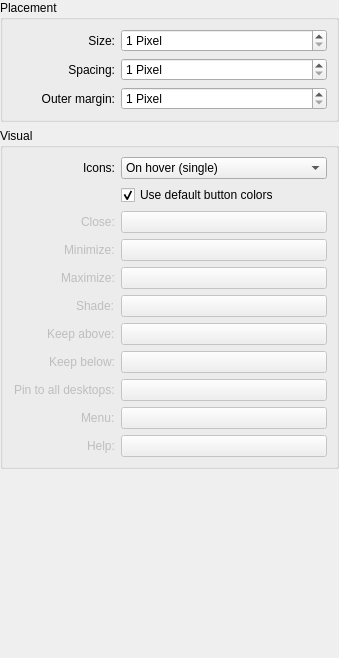
         <widget class="QWidget" name="scrollAreaWidgetContents_2">
          <property name="geometry">
           <rect>
            <x>0</x>
            <y>0</y>
            <width>339</width>
            <height>658</height>
           </rect>
          </property>
          <layout class="QGridLayout" name="gridLayout_13">
           <property name="leftMargin">
            <number>0</number>
           </property>
           <property name="topMargin">
            <number>0</number>
           </property>
           <property name="rightMargin">
            <number>0</number>
           </property>
           <property name="bottomMargin">
            <number>0</number>
           </property>
           <item row="0" column="0">
            <widget class="QGroupBox" name="buttonsBox">
             <property name="title">
              <string>Placement</string>
             </property>
             <layout class="QGridLayout" name="gridLayout_7">
              <item row="0" column="0">
               <widget class="QLabel" name="labelButtonSize">
                <property name="sizePolicy">
                 <sizepolicy hsizetype="Preferred" vsizetype="Preferred">
                  <horstretch>1</horstretch>
                  <verstretch>0</verstretch>
                 </sizepolicy>
                </property>
                <property name="text">
                 <string>Size:</string>
                </property>
                <property name="alignment">
                 <set>Qt::AlignmentFlag::AlignRight|Qt::AlignmentFlag::AlignTrailing|Qt::AlignmentFlag::AlignVCenter</set>
                </property>
               </widget>
              </item>
              <item row="0" column="2">
               <widget class="QSpinBox" name="buttonSizeSpin">
                <property name="sizePolicy">
                 <sizepolicy hsizetype="Minimum" vsizetype="Fixed">
                  <horstretch>2</horstretch>
                  <verstretch>0</verstretch>
                 </sizepolicy>
                </property>
                <property name="suffix">
                 <string> Pixel</string>
                </property>
                <property name="minimum">
                 <number>1</number>
                </property>
                <property name="maximum">
                 <number>36</number>
                </property>
               </widget>
              </item>
              <item row="2" column="0">
               <widget class="QLabel" name="labelButtonSpacing">
                <property name="sizePolicy">
                 <sizepolicy hsizetype="Preferred" vsizetype="Preferred">
                  <horstretch>1</horstretch>
                  <verstretch>0</verstretch>
                 </sizepolicy>
                </property>
                <property name="text">
                 <string>Spacing:</string>
                </property>
                <property name="alignment">
                 <set>Qt::AlignmentFlag::AlignRight|Qt::AlignmentFlag::AlignTrailing|Qt::AlignmentFlag::AlignVCenter</set>
                </property>
               </widget>
              </item>
              <item row="4" column="0">
               <widget class="QLabel" name="labelButtonMargin">
                <property name="sizePolicy">
                 <sizepolicy hsizetype="Preferred" vsizetype="Preferred">
                  <horstretch>1</horstretch>
                  <verstretch>0</verstretch>
                 </sizepolicy>
                </property>
                <property name="text">
                 <string>Outer margin:</string>
                </property>
                <property name="alignment">
                 <set>Qt::AlignmentFlag::AlignRight|Qt::AlignmentFlag::AlignTrailing|Qt::AlignmentFlag::AlignVCenter</set>
                </property>
               </widget>
              </item>
              <item row="2" column="2">
               <widget class="QSpinBox" name="buttonSpacingSpin">
                <property name="suffix">
                 <string> Pixel</string>
                </property>
                <property name="minimum">
                 <number>1</number>
                </property>
                <property name="maximum">
                 <number>36</number>
                </property>
               </widget>
              </item>
              <item row="4" column="2">
               <widget class="QSpinBox" name="buttonMarginSpin">
                <property name="suffix">
                 <string> Pixel</string>
                </property>
                <property name="minimum">
                 <number>1</number>
                </property>
                <property name="maximum">
                 <number>36</number>
                </property>
               </widget>
              </item>
             </layout>
            </widget>
           </item>
           <item row="1" column="0">
            <widget class="QGroupBox" name="groupBox">
             <property name="title">
              <string>Visual</string>
             </property>
             <layout class="QGridLayout" name="gridLayout_11">
              <item row="9" column="0" alignment="Qt::AlignmentFlag::AlignRight">
               <widget class="QLabel" name="labelCustomPin">
                <property name="enabled">
                 <bool>false</bool>
                </property>
                <property name="text">
                 <string>Pin to all desktops:</string>
                </property>
               </widget>
              </item>
              <item row="0" column="0" alignment="Qt::AlignmentFlag::AlignRight">
               <widget class="QLabel" name="label_4">
                <property name="sizePolicy">
                 <sizepolicy hsizetype="Preferred" vsizetype="Preferred">
                  <horstretch>1</horstretch>
                  <verstretch>0</verstretch>
                 </sizepolicy>
                </property>
                <property name="text">
                 <string>Icons:</string>
                </property>
                <property name="alignment">
                 <set>Qt::AlignmentFlag::AlignRight|Qt::AlignmentFlag::AlignTrailing|Qt::AlignmentFlag::AlignVCenter</set>
                </property>
               </widget>
              </item>
              <item row="9" column="1">
               <widget class="KColorButton" name="customPinColor">
                <property name="enabled">
                 <bool>false</bool>
                </property>
                <property name="color">
                 <color>
                  <red>79</red>
                  <green>186</green>
                  <blue>244</blue>
                 </color>
                </property>
                <property name="defaultColor">
                 <color>
                  <red>79</red>
                  <green>186</green>
                  <blue>244</blue>
                 </color>
                </property>
               </widget>
              </item>
              <item row="5" column="1">
               <widget class="KColorButton" name="customMaxColor">
                <property name="enabled">
                 <bool>false</bool>
                </property>
                <property name="sizePolicy">
                 <sizepolicy hsizetype="Minimum" vsizetype="Fixed">
                  <horstretch>2</horstretch>
                  <verstretch>0</verstretch>
                 </sizepolicy>
                </property>
                <property name="color">
                 <color>
                  <red>19</red>
                  <green>209</green>
                  <blue>61</blue>
                 </color>
                </property>
                <property name="defaultColor">
                 <color>
                  <red>19</red>
                  <green>209</green>
                  <blue>61</blue>
                 </color>
                </property>
               </widget>
              </item>
              <item row="6" column="0" alignment="Qt::AlignmentFlag::AlignRight">
               <widget class="QLabel" name="labelCustomShade">
                <property name="enabled">
                 <bool>false</bool>
                </property>
                <property name="text">
                 <string>Shade:</string>
                </property>
               </widget>
              </item>
              <item row="7" column="0" alignment="Qt::AlignmentFlag::AlignRight">
               <widget class="QLabel" name="labelCustomAbove">
                <property name="enabled">
                 <bool>false</bool>
                </property>
                <property name="text">
                 <string>Keep above:</string>
                </property>
               </widget>
              </item>
              <item row="3" column="1">
               <widget class="KColorButton" name="customCloseColor">
                <property name="enabled">
                 <bool>false</bool>
                </property>
                <property name="sizePolicy">
                 <sizepolicy hsizetype="Minimum" vsizetype="Fixed">
                  <horstretch>2</horstretch>
                  <verstretch>0</verstretch>
                 </sizepolicy>
                </property>
                <property name="color">
                 <color>
                  <red>242</red>
                  <green>80</green>
                  <blue>86</blue>
                 </color>
                </property>
                <property name="defaultColor">
                 <color>
                  <red>242</red>
                  <green>80</green>
                  <blue>86</blue>
                 </color>
                </property>
               </widget>
              </item>
              <item row="5" column="0" alignment="Qt::AlignmentFlag::AlignRight">
               <widget class="QLabel" name="labelCustomMax">
                <property name="enabled">
                 <bool>false</bool>
                </property>
                <property name="sizePolicy">
                 <sizepolicy hsizetype="Preferred" vsizetype="Preferred">
                  <horstretch>1</horstretch>
                  <verstretch>0</verstretch>
                 </sizepolicy>
                </property>
                <property name="text">
                 <string>Maximize:</string>
                </property>
               </widget>
              </item>
              <item row="3" column="0" alignment="Qt::AlignmentFlag::AlignRight">
               <widget class="QLabel" name="labelCustomClose">
                <property name="enabled">
                 <bool>false</bool>
                </property>
                <property name="sizePolicy">
                 <sizepolicy hsizetype="Preferred" vsizetype="Preferred">
                  <horstretch>1</horstretch>
                  <verstretch>0</verstretch>
                 </sizepolicy>
                </property>
                <property name="text">
                 <string>Close:</string>
                </property>
               </widget>
              </item>
              <item row="4" column="1">
               <widget class="KColorButton" name="customMinColor">
                <property name="enabled">
                 <bool>false</bool>
                </property>
                <property name="sizePolicy">
                 <sizepolicy hsizetype="Minimum" vsizetype="Fixed">
                  <horstretch>2</horstretch>
                  <verstretch>0</verstretch>
                 </sizepolicy>
                </property>
                <property name="color">
                 <color>
                  <red>252</red>
                  <green>190</green>
                  <blue>7</blue>
                 </color>
                </property>
                <property name="defaultColor">
                 <color>
                  <red>252</red>
                  <green>190</green>
                  <blue>7</blue>
                 </color>
                </property>
               </widget>
              </item>
              <item row="8" column="1">
               <widget class="KColorButton" name="customBelowColor">
                <property name="enabled">
                 <bool>false</bool>
                </property>
                <property name="color">
                 <color>
                  <red>79</red>
                  <green>186</green>
                  <blue>244</blue>
                 </color>
                </property>
                <property name="defaultColor">
                 <color>
                  <red>79</red>
                  <green>186</green>
                  <blue>244</blue>
                 </color>
                </property>
               </widget>
              </item>
              <item row="7" column="1">
               <widget class="KColorButton" name="customAboveColor">
                <property name="enabled">
                 <bool>false</bool>
                </property>
                <property name="color">
                 <color>
                  <red>79</red>
                  <green>186</green>
                  <blue>244</blue>
                 </color>
                </property>
                <property name="defaultColor">
                 <color>
                  <red>79</red>
                  <green>186</green>
                  <blue>244</blue>
                 </color>
                </property>
               </widget>
              </item>
              <item row="1" column="1">
               <widget class="QCheckBox" name="buttonCustomColor">
                <property name="sizePolicy">
                 <sizepolicy hsizetype="Minimum" vsizetype="Fixed">
                  <horstretch>0</horstretch>
                  <verstretch>0</verstretch>
                 </sizepolicy>
                </property>
                <property name="text">
                 <string>Use default button colors</string>
                </property>
                <property name="checked">
                 <bool>true</bool>
                </property>
               </widget>
              </item>
              <item row="0" column="1">
               <widget class="QComboBox" name="buttonIconsBox">
                <property name="sizePolicy">
                 <sizepolicy hsizetype="Preferred" vsizetype="Fixed">
                  <horstretch>2</horstretch>
                  <verstretch>0</verstretch>
                 </sizepolicy>
                </property>
                <item>
                 <property name="text">
                  <string>On hover (single)</string>
                 </property>
                </item>
                <item>
                 <property name="text">
                  <string>On hover (unison)</string>
                 </property>
                </item>
                <item>
                 <property name="text">
                  <string>Always</string>
                 </property>
                </item>
                <item>
                 <property name="text">
                  <string>Only</string>
                 </property>
                </item>
                <item>
                 <property name="text">
                  <string>Never</string>
                 </property>
                </item>
               </widget>
              </item>
              <item row="4" column="0" alignment="Qt::AlignmentFlag::AlignRight">
               <widget class="QLabel" name="labelCustomMin">
                <property name="enabled">
                 <bool>false</bool>
                </property>
                <property name="sizePolicy">
                 <sizepolicy hsizetype="Preferred" vsizetype="Preferred">
                  <horstretch>1</horstretch>
                  <verstretch>0</verstretch>
                 </sizepolicy>
                </property>
                <property name="text">
                 <string>Minimize:</string>
                </property>
               </widget>
              </item>
              <item row="8" column="0" alignment="Qt::AlignmentFlag::AlignRight">
               <widget class="QLabel" name="labelCustomBelow">
                <property name="enabled">
                 <bool>false</bool>
                </property>
                <property name="text">
                 <string>Keep below:</string>
                </property>
               </widget>
              </item>
              <item row="10" column="1">
               <widget class="KColorButton" name="customMenuColor">
                <property name="enabled">
                 <bool>false</bool>
                </property>
                <property name="color">
                 <color>
                  <red>79</red>
                  <green>186</green>
                  <blue>244</blue>
                 </color>
                </property>
                <property name="defaultColor">
                 <color>
                  <red>79</red>
                  <green>186</green>
                  <blue>244</blue>
                 </color>
                </property>
               </widget>
              </item>
              <item row="6" column="1">
               <widget class="KColorButton" name="customShadeColor">
                <property name="enabled">
                 <bool>false</bool>
                </property>
                <property name="color">
                 <color>
                  <red>79</red>
                  <green>186</green>
                  <blue>244</blue>
                 </color>
                </property>
                <property name="defaultColor">
                 <color>
                  <red>79</red>
                  <green>186</green>
                  <blue>244</blue>
                 </color>
                </property>
               </widget>
              </item>
              <item row="11" column="0" alignment="Qt::AlignmentFlag::AlignRight">
               <widget class="QLabel" name="labelCustomOther">
                <property name="enabled">
                 <bool>false</bool>
                </property>
                <property name="sizePolicy">
                 <sizepolicy hsizetype="Preferred" vsizetype="Preferred">
                  <horstretch>1</horstretch>
                  <verstretch>0</verstretch>
                 </sizepolicy>
                </property>
                <property name="text">
                 <string>Help:</string>
                </property>
               </widget>
              </item>
              <item row="11" column="1">
               <widget class="KColorButton" name="customOtherColor">
                <property name="enabled">
                 <bool>false</bool>
                </property>
                <property name="sizePolicy">
                 <sizepolicy hsizetype="Minimum" vsizetype="Fixed">
                  <horstretch>2</horstretch>
                  <verstretch>0</verstretch>
                 </sizepolicy>
                </property>
                <property name="color">
                 <color>
                  <red>79</red>
                  <green>186</green>
                  <blue>244</blue>
                 </color>
                </property>
                <property name="defaultColor">
                 <color>
                  <red>79</red>
                  <green>186</green>
                  <blue>244</blue>
                 </color>
                </property>
               </widget>
              </item>
              <item row="10" column="0" alignment="Qt::AlignmentFlag::AlignRight">
               <widget class="QLabel" name="labelCustomMenu">
                <property name="enabled">
                 <bool>false</bool>
                </property>
                <property name="text">
                 <string>Menu:</string>
                </property>
               </widget>
              </item>
             </layout>
            </widget>
           </item>
           <item row="2" column="0">
            <spacer name="verticalSpacer_4">
             <property name="orientation">
              <enum>Qt::Orientation::Vertical</enum>
             </property>
             <property name="sizeHint" stdset="0">
              <size>
               <width>20</width>
               <height>307</height>
              </size>
             </property>
            </spacer>
           </item>
          </layout>
         </widget>
